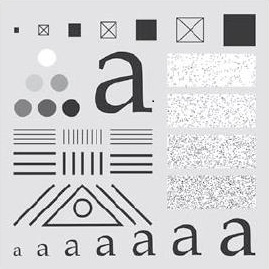
#> input picture Data-Visualization/homework3/image/pattern.jpg, 269 x 269 px
$ python question1.py
#> lines starting #> are read from the running program, lines starting #| are printed output that depends on the picture
from skimage import exposure
from skimage import data
from skimage import io, data, img_as_float
# import Image as Img
import matplotlib.pyplot as plt
import numpy as np
from collections import Counter
import copy
from skimage.color import rgb2gray


def smooth(image, N=9):
    operator = np.array([[1./(N*N)] * N] * N)
    new_image = copy.deepcopy(image)
    np_image = np.array(image)
    for i in range(int((N-1)/2), len(image)-int((N-1)/2)):
        for j in range(int((N-1)/2), len(image[0])-int((N-1)/2)):
            new_image[i][j] = np.sum(
                np_image[i-int((N-1)/2): i+int((N+1)/2), j-int((N-1)/2): j+int((N+1)/2)] * operator)
            # new_image[i][j] = np.sum(np_image[i-1: i+2, j-1: j+2] * operator)
    image_max = np.max(new_image)
    image_min = np.min(new_image)
    new_image = [[(p-image_min)/(image_max-image_min)*255
                  for p in ps] for ps in new_image]
    # print(new_image)
    return new_image


def sharp(image):
    operator = np.array(
        [[0.0, -1.0, 0.0], [-1.0, 4.0, -1.0], [0.0, -1.0, 0.0]])
    np_image = np.array(image)
    filter_image = np.zeros(np_image.shape)
    for i in range(1, len(image)-1):
        for j in range(1, len(image[0])-1):
            filter_image[i][j] = 0.1 * np.sum(np_image[i-1: i+2, j-1: j+2] * operator)
    new_image = np_image + filter_image
    image_max = np.max(new_image)
    image_min = np.min(new_image)
    new_image = [[(p-image_min)/(image_max-image_min)*255
                  for p in ps] for ps in new_image]
    return filter_image, new_image

# image = data.moon()
image = io.imread("./image/pattern.jpg")
#> image is the input picture: shape (269, 269, 3); mean R, G, B 209.3, 209.3, 211.1
dtype = image.dtype.type
print(image)
#> (printed output is left out)
image =  rgb2gray(image)
#> image: shape (269, 269) float64
image = dtype(list([int(i*255) for i in j] for j in image))


print(image)
#> (printed output is left out)
dtype = image.dtype.type
io.imsave("./image/moon_gray.jpg", image)
plt.subplot(2, 2, 1)
plt.imshow(image, plt.cm.gray)
plt.axis('off')
plt.title('Origin Image')

image_smooth = smooth(image)
#> after the loop in smooth, `for i in range(int((N-1)/2), len(image)-int((N-1)/2)):`:
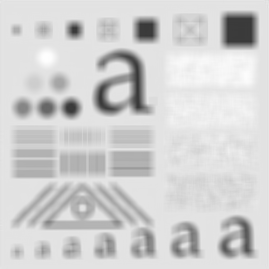
#> new_image: shape (269, 269); min 56, max 254, mean 208.8
#> in smooth, `image_max = np.max(new_image)`: image_max = 254
#> in smooth, `image_min = np.min(new_image)`: image_min = 56
#> in smooth, `new_image = [[(p-image_min)/(image_max-image_min)*255 for p in ps] for..`: new_image = 269 items
#> image_smooth = 269 items
image_smooth = dtype(image_smooth)
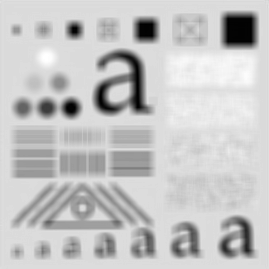
#> image_smooth: shape (269, 269); min 0, max 255, mean 196.2
io.imsave("./image/img_smooth.jpg", image_smooth)
plt.subplot(2, 2, 2)
plt.imshow(image_smooth, plt.cm.gray)
plt.axis('off')
plt.title('Smooth Image')

image = io.imread("./image/moon_gray.jpg")
dtype = image.dtype.type
io.imsave("./image/img.jpg", image)
image_edge, image_sharp = sharp(image)
#> after the loop in sharp, `for i in range(1, len(image)-1):`:
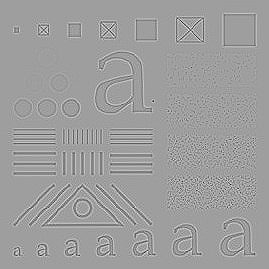
#> filter_image: shape (269, 269) float64; min -58.6, max 35.8, mean 0; drawn with min black and max white
#> in sharp, `new_image = np_image + filter_image`:
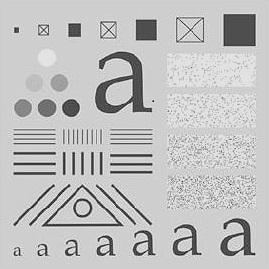
#> new_image: shape (269, 269) float64; min -43.5, max 290.2, mean 209.2; drawn with min black and max white
#> in sharp, `image_max = np.max(new_image)`: image_max = 290.2
#> in sharp, `image_min = np.min(new_image)`: image_min = -43.5
#> in sharp, `new_image = [[(p-image_min)/(image_max-image_min)*255 for p in ps] for..`: new_image = 269 items
#> image_sharp = 269 items
image_sharp = dtype(image_sharp)
image_edge = dtype(image_edge)
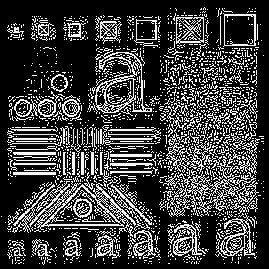
#> image_edge: shape (269, 269); min 0, max 255, mean 62.4
io.imsave("./image/img_sharp.jpg", image_sharp)

plt.subplot(2, 2, 3)
plt.imshow(image_edge, plt.cm.gray)
plt.axis('off')
plt.title('Sharp Filter Image')

plt.subplot(2, 2, 4)
plt.imshow(image_sharp, plt.cm.gray)
plt.axis('off')
plt.title('Sharp Image')
plt.show()
